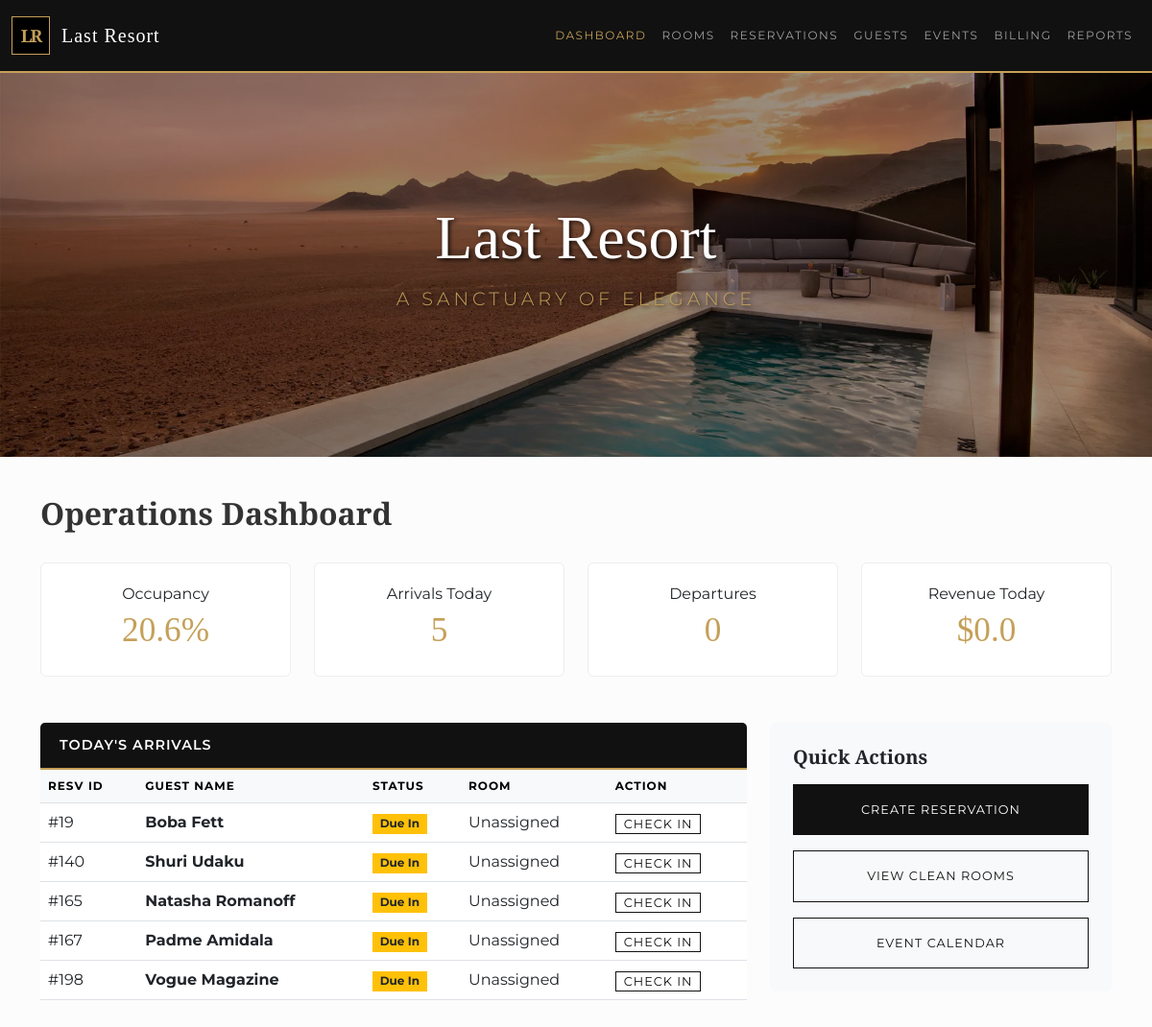
Before: / with the older database file.
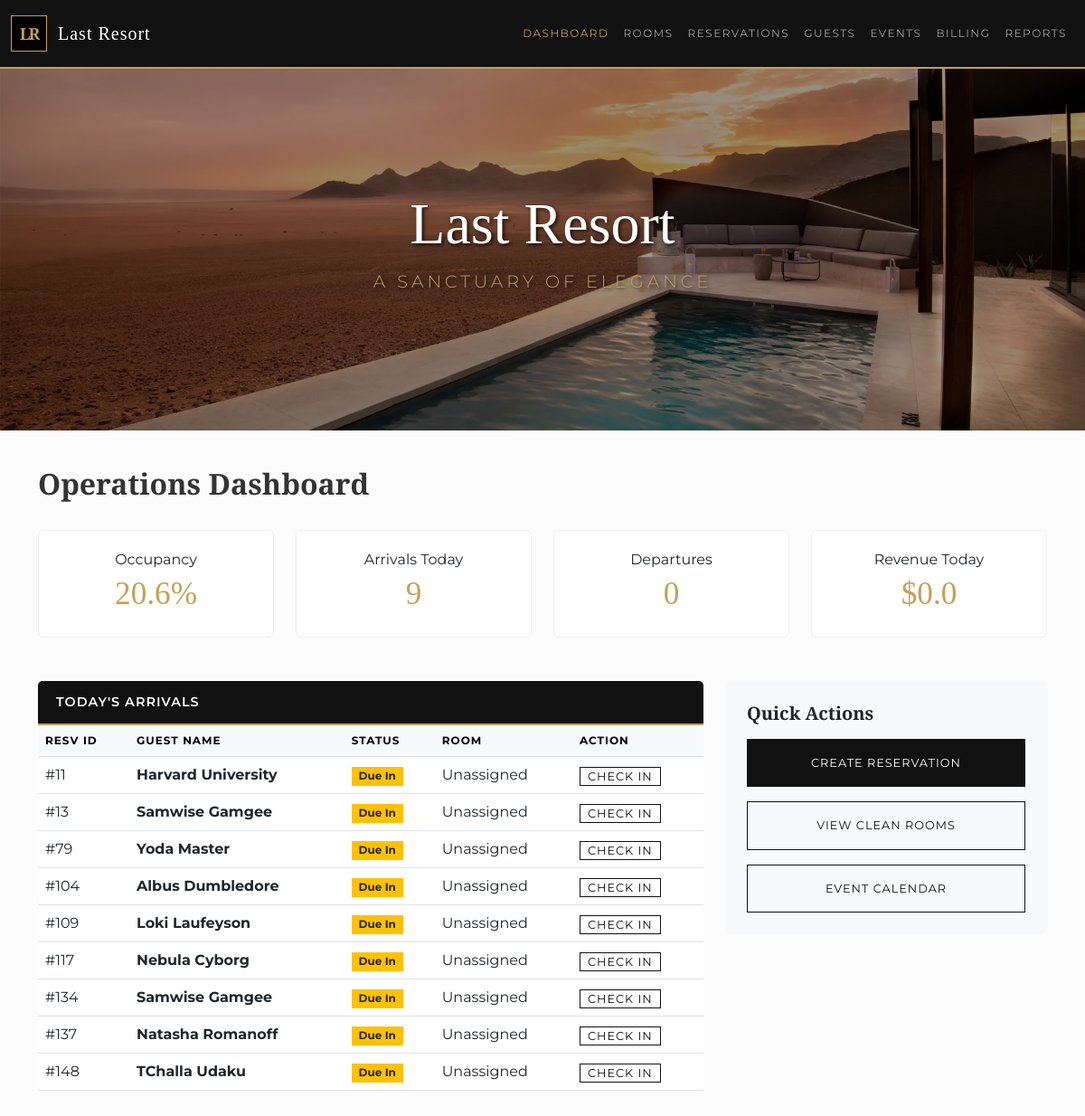
After: the same page with the newer database file.
### tables this page shows
CREATE TABLE reservation (
    resvId INTEGER PRIMARY KEY,
    partyId INTEGER, 
    dateCreated DATETIME DEFAULT CURRENT_TIMESTAMP,
    startDate DATE,
    roomId INTEGER,
    endDate DATE,
    status TEXT, 
    FOREIGN KEY(partyId) REFERENCES party(partyId),
    FOREIGN KEY(roomId) REFERENCES room(roomId)
);

### app.py (the view)
@app.route('/')
def dashboard():
    db = get_db()
    occupancy = db.execute("SELECT COUNT(*) FROM room WHERE currentStatus = 'Occupied'").fetchone()[0]
    total_rooms = db.execute("SELECT COUNT(*) FROM room").fetchone()[0]
    occupancy_rate = round((occupancy / total_rooms * 100), 1) if total_rooms > 0 else 0
    today_arrivals = db.execute("""
        SELECT r.resvId,
               COALESCE(pe.firstName || ' ' || pe.lastName, o.orgName) as guestName,
               r.status, rm.roomNumber
        FROM reservation r
        JOIN party py ON r.partyId = py.partyId
        LEFT JOIN person pe ON py.partyId = pe.partyId
        LEFT JOIN organization o ON py.partyId = o.partyId
        LEFT JOIN room_assignment ra ON r.resvId = ra.resvId
        LEFT JOIN room rm ON ra.roomId = rm.roomId
        WHERE r.startDate <= date('now') AND r.status = 'Booked'
    """).fetchall()
    revenue = db.execute("SELECT SUM(amount) FROM charge WHERE dateIncurred = date('now')").fetchone()[0] or 0.00
    kpi = {
        "occupancy": occupancy_rate,
        "arrivals": len(today_arrivals),
        "departures": 0,
        "revenue": revenue
    }
    return render_template('dashboard.html', kpi=kpi, arrivals=today_arrivals, active_page='dashboard')

### app.py (called while the page is built)
def get_db():
    db = getattr(g, '_database', None)
    if db is None:
        db = g._database = sqlite3.connect(DATABASE)
        db.row_factory = sqlite3.Row
    return db

@app.teardown_appcontext
def close_connection(exception):
    db = getattr(g, '_database', None)
    if db is not None:
        db.close()

### templates/dashboard.html
{% extends "base.html" %}
{% block content %}
<div class="d-flex justify-content-between align-items-center mb-4">
    <h2>Operations Dashboard</h2>
</div>
<div class="row mb-5">
    <div class="col-md-3"><div class="card kpi-card"><div class="kpi-label">Occupancy</div><div class="kpi-value">{{ kpi.occupancy }}%</div></div></div>
    <div class="col-md-3"><div class="card kpi-card"><div class="kpi-label">Arrivals Today</div><div class="kpi-value">{{ kpi.arrivals }}</div></div></div>
    <div class="col-md-3"><div class="card kpi-card"><div class="kpi-label">Departures</div><div class="kpi-value">{{ kpi.departures }}</div></div></div>
    <div class="col-md-3"><div class="card kpi-card"><div class="kpi-label">Revenue Today</div><div class="kpi-value">${{ kpi.revenue }}</div></div></div>
</div>
<div class="row">
    <div class="col-lg-8">
        <div class="card border-0">
            <div class="card-header bg-dark-blue text-white">
                <h5 class="mb-0 text-white" style="font-family: 'Montserrat', sans-serif; letter-spacing: 1px; font-size: 0.9rem;">TODAY'S ARRIVALS</h5>
            </div>
            <table class="table table-hover mb-0">
                <thead class="table-light"><tr><th>Resv ID</th><th>Guest Name</th><th>Status</th><th>Room</th><th>Action</th></tr></thead>
                <tbody>
                    {% for item in arrivals %}
                    <tr>
                        <td>#{{ item.resvId }}</td>
                        <td><strong>{{ item.guestName }}</strong></td>
                        <td><span class="badge bg-warning text-dark rounded-0">Due In</span></td>
                        <td>{{ item.roomNumber if item.roomNumber else 'Unassigned' }}</td>
                        <td><a href="/checkin/{{ item.resvId }}" class="btn btn-sm btn-outline-dark py-0">Check In</a></td>
                    </tr>
                    {% else %}
                    <tr><td colspan="5" class="text-center p-3">No arrivals for today.</td></tr>
                    {% endfor %}
                </tbody>
            </table>
        </div>
    </div>
    <div class="col-lg-4">
        <div class="card border-0 bg-light p-4">
            <h5 class="mb-3">Quick Actions</h5>
            <div class="d-grid gap-3">
                <a href="/reservations/new" class="btn btn-primary py-3">Create Reservation</a>
                <a href="/rooms?status=Clean" class="btn btn-outline-dark py-3">View Clean Rooms</a>
                <a href="/events" class="btn btn-outline-dark py-3">Event Calendar</a>
            </div>
        </div>
    </div>
</div>
{% endblock %}

Changed rows visible on the page:
no longer on this page (row edited): reservation: resvId "19", guestName "Boba Fett", roomNumber "Unassigned"
no longer on this page (row edited): reservation: resvId "140", guestName "Shuri Udaku", roomNumber "Unassigned"
no longer on this page (row edited): reservation: resvId "165", guestName "Natasha Romanoff", roomNumber "Unassigned"
no longer on this page (row edited): reservation: resvId "167", guestName "Padme Amidala", roomNumber "Unassigned"
no longer on this page (row edited): reservation: resvId "198", guestName "Vogue Magazine", roomNumber "Unassigned"
now on this page (row edited): reservation: resvId "11", guestName "Harvard University", roomNumber "Unassigned"
now on this page (row edited): reservation: resvId "13", guestName "Samwise Gamgee", roomNumber "Unassigned"
now on this page (row edited): reservation: resvId "79", guestName "Yoda Master", roomNumber "Unassigned"
now on this page (row edited): reservation: resvId "104", guestName "Albus Dumbledore", roomNumber "Unassigned"
now on this page (row edited): reservation: resvId "109", guestName "Loki Laufeyson", roomNumber "Unassigned"
now on this page (row edited): reservation: resvId "117", guestName "Nebula Cyborg", roomNumber "Unassigned"
now on this page (row edited): reservation: resvId "134", guestName "Samwise Gamgee", roomNumber "Unassigned"
now on this page (row edited): reservation: resvId "137", guestName "Natasha Romanoff", roomNumber "Unassigned"
now on this page (row edited): reservation: resvId "148", guestName "TChalla Udaku", roomNumber "Unassigned"
Other visible differences:
{{ kpi.arrivals }}: "5" → "9"
